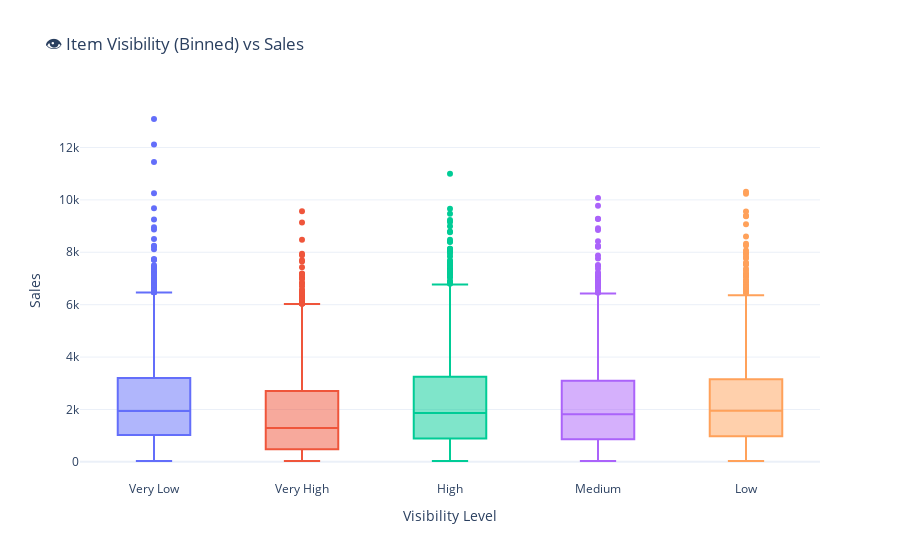

The cell this chart's notebook holds for it:
### Code cell
# Item Visibility vs Sales (Binned)

# Create a copy for EDA without touching the original
train_eda = train.copy()

# Custom bin labels for visibility
visibility_labels = ['Very Low', 'Low', 'Medium', 'High', 'Very High']

# Now apply your binning and Plotly logic to `train_eda`
train_eda['Visibility_Bin'] = pd.qcut(train_eda['Item_Visibility'], q=5, labels=visibility_labels)

fig = px.box(
    train_eda,
    x='Visibility_Bin',
    y='Item_Outlet_Sales',
    title='👁️ Item Visibility (Binned) vs Sales',
    color='Visibility_Bin',
    labels={'Item_Outlet_Sales': 'Sales', 'Visibility_Bin': 'Visibility Level'},
    template='plotly_white'
)
fig.update_layout(showlegend=False)
fig.show()

### Figure 1 — Plotly figure (JSON) as saved in the notebook; plotly's stock layout.template omitted (floating-point values rounded to 4 significant figures; data arrays with more than 128 entries replaced by an {"elided": "..."} marker saying what was removed)
{"data": [{"alignmentgroup": "True", "hovertemplate": "Visibility Level=%{x}<br>Sales=%{y}<extra></extra>", "legendgroup": "Very Low", "marker": {"color": "#636efa"}, "name": "Very Low", "notched": false, "offsetgroup": "Very Low", "orientation": "v", "showlegend": true, "type": "box", "x": {"elided": "1705 str values"}, "x0": " ", "xaxis": "x", "y": {"elided": "1705 float values"}, "y0": " ", "yaxis": "y"}, {"alignmentgroup": "True", "hovertemplate": "Visibility Level=%{x}<br>Sales=%{y}<extra></extra>", "legendgroup": "Very High", "marker": {"color": "#EF553B"}, "name": "Very High", "notched": false, "offsetgroup": "Very High", "orientation": "v", "showlegend": true, "type": "box", "x": {"elided": "1705 str values"}, "x0": " ", "xaxis": "x", "y": {"elided": "1705 float values"}, "y0": " ", "yaxis": "y"}, {"alignmentgroup": "True", "hovertemplate": "Visibility Level=%{x}<br>Sales=%{y}<extra></extra>", "legendgroup": "High", "marker": {"color": "#00cc96"}, "name": "High", "notched": false, "offsetgroup": "High", "orientation": "v", "showlegend": true, "type": "box", "x": {"elided": "1704 str values"}, "x0": " ", "xaxis": "x", "y": {"elided": "1704 float values"}, "y0": " ", "yaxis": "y"}, {"alignmentgroup": "True", "hovertemplate": "Visibility Level=%{x}<br>Sales=%{y}<extra></extra>", "legendgroup": "Medium", "marker": {"color": "#ab63fa"}, "name": "Medium", "notched": false, "offsetgroup": "Medium", "orientation": "v", "showlegend": true, "type": "box", "x": {"elided": "1705 str values"}, "x0": " ", "xaxis": "x", "y": {"elided": "1705 float values"}, "y0": " ", "yaxis": "y"}, {"alignmentgroup": "True", "hovertemplate": "Visibility Level=%{x}<br>Sales=%{y}<extra></extra>", "legendgroup": "Low", "marker": {"color": "#FFA15A"}, "name": "Low", "notched": false, "offsetgroup": "Low", "orientation": "v", "showlegend": true, "type": "box", "x": {"elided": "1704 str values"}, "x0": " ", "xaxis": "x", "y": {"elided": "1704 float values"}, "y0": " ", "yaxis": "y"}], "layout": {"boxmode": "overlay", "legend": {"title": {"text": "Visibility Level"}, "tracegroupgap": 0}, "showlegend": false, "title": {"text": "👁️ Item Visibility (Binned) vs Sales"}, "xaxis": {"anchor": "y", "categoryarray": ["Very Low", "Very High", "High", "Medium", "Low"], "categoryorder": "array", "domain": [0, 1], "title": {"text": "Visibility Level"}}, "yaxis": {"anchor": "x", "domain": [0, 1], "title": {"text": "Sales"}}}}
